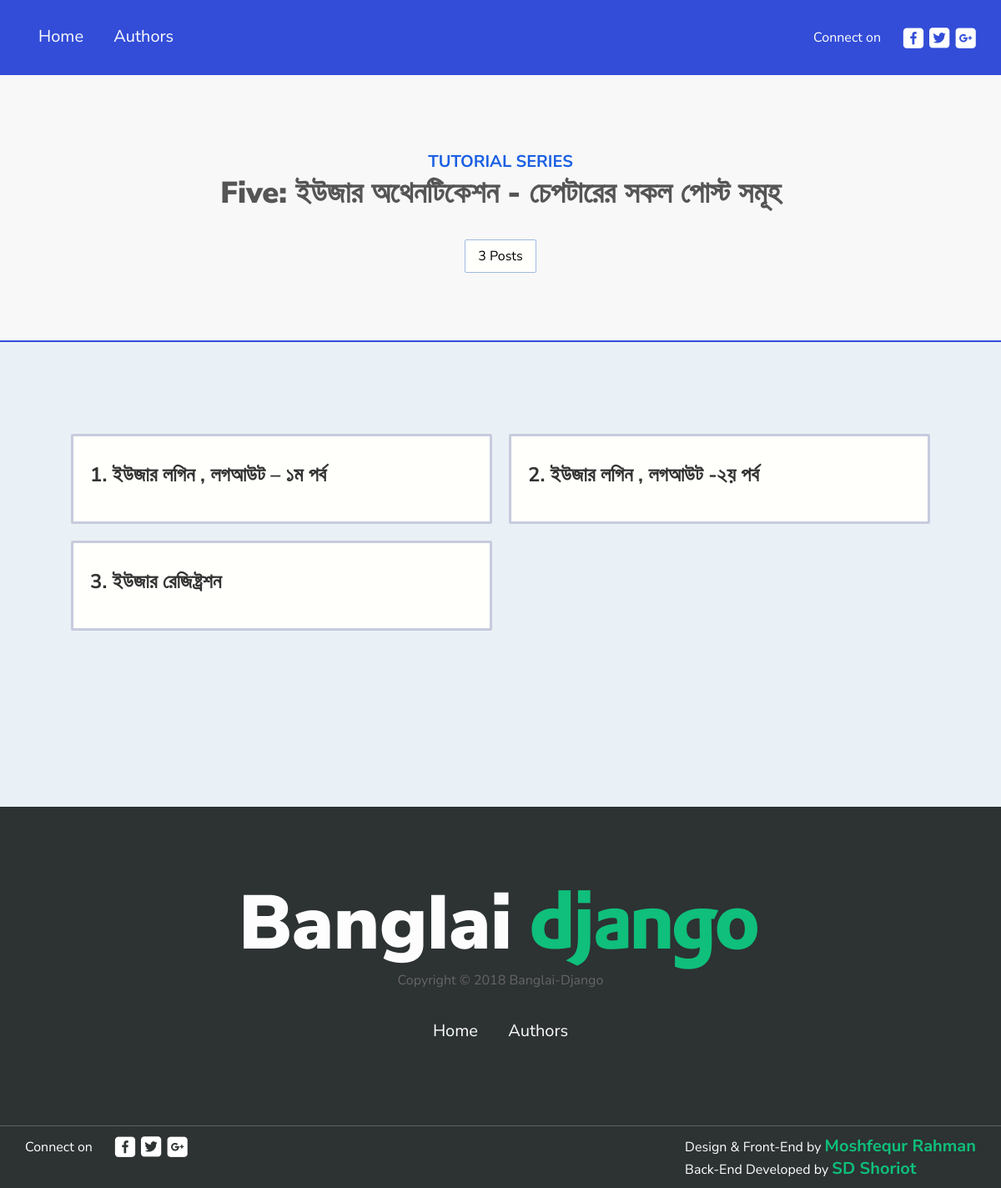
Screenshot of /posts_of_chapter/5 with the database file from the repository.
### blog/models.py (models this page shows, shortened)
class Chapter(models.Model):
	number = models.IntegerField()
	chapter_name = models.CharField(max_length=150)

class Post(models.Model):
	post_title = models.CharField(max_length=100)
	pub_date = models.DateTimeField(auto_now_add=True)
	author = models.ForeignKey(User, on_delete=models.SET_NULL, blank=True, null=True)
	post_serial_no = models.IntegerField()
	post_description = RichTextUploadingField()
	chapter = models.ForeignKey(Chapter, on_delete=models.CASCADE, related_name='post')
	category = models.ManyToManyField(Category)
	is_draft = models.BooleanField(default=False)
	objects = PostManager()

### blog/views.py (the view)
# urls.py: path('posts_of_chapter/<int:pk>', posts_of_chapter, name='posts_of_chapter'),
def posts_of_chapter(request, pk):
	chapter = get_object_or_404(Chapter, pk=pk)
	post = Post.objects.filter(chapter=chapter, is_draft=False)
	ctx = {'chapter': chapter, 'post': post}
	return render(request, 'blog/posts_of_chapter.html', ctx)

### templates/blog/posts_of_chapter.html (shortened to what this page needs)
{% load static %}
<!DOCTYPE html>
<html lang="en">
  <head>
    <link rel="stylesheet" href="https://stackpath.bootstrapcdn.com/font-awesome/4.7.0/css/font-awesome.min.css">
    <link href="/static/css/main.css" rel="stylesheet">
  </head>
  <body>
    <section class="post-nav">
      <header>
        <nav>
          <div class="nav-links">
            <div class="fixed-sidebar">
              <a href="/">Home</a>
              <a href="{% url 'total_author' %}">Authors</a>
            </div>
          </div>
          <div class="connect">
            <p>Connect on</p>
            <a href="https://www.facebook.com/groups/banglaidjango/"><img src="/static/img/facebook.png" alt=""></a>
            <a href="twitter.com"><img src="/static/img/twitter.png" alt=""></a>
            <a href="google.com"><img src="/static/img/google-plus.png" alt=""></a>
          </div>
        </nav>
      </header>
    </section>
    <section class="series-info">
      <div class="container">
        <h4>Tutorial series</h4>
        <h1>{{ chapter.chapter_name }} - চেপটারের সকল পোস্ট সমূহ</h1>
        <div class="counts">
          <span>{{ post.count }} Posts</span>
        </div>
      </div>
    </section>
    <section class="series-section">
      <div class="container">
        <div class="series-example">
          <div class="posts">
            {% for post in post %}
            <div class="post">
              <div class="post-box">
                <h1><a href="{% url 'post_detail' post.pk %}">{{ post.post_serial_no }}. {{ post.post_title }}</a></h1>
              </div>
            </div>
            {% endfor %}
          </div>
        </div>
      </div>
    </section>
    <footer>
      <div class="container">
        <img src="/static/img/logo.png" alt="">
        <p class="copyright">Copyright © 2018 Banglai-Django</p>
        <div class="nav-links footer-links">
          <a href="/">Home</a>
          <a href="{% url 'total_author' %}">Authors</a>
        </div>
      </div>
    </footer>
    <section class="credit">
      <div class="connect">
        <p>Connect on</p>
        <a href="https://www.facebook.com/groups/banglaidjango/"><img src="/static/img/facebook.png" alt=""></a>
        <a href="twitter.com"><img src="/static/img/twitter.png" alt=""></a>
        <a href="google.com"><img src="/static/img/google-plus.png" alt=""></a>
      </div>
      <div class="made-by">
        <span>Design & Front-End by <a href="https://www.facebook.com/mushfequrr1">Moshfequr Rahman</a></span>
        <span>Back-End Developed by <a href="https://www.facebook.com/shoriot">SD Shoriot</a></span>
      </div>
    </section>
  </body>
</html>

### static/css/main.css (style rules this page uses)
* { box-sizing: border-box; }
body { margin: 0; padding: 0; background: #F8F8F8; font-family: 'Noto Sans', sans-serif; font-family: 'Work Sans', sans-serif; font-family: 'Nunito Sans', sans-serif; }
header { padding: 30px; background-image: url(../img/header-bg.png); background-size: cover; background-position: bottom; background-repeat: no-repeat; }
nav { display: -webkit-flex; display: -moz-flex; display: -ms-flex; display: -o-flex; display: flex; flex-wrap: wrap; justify-content: space-between; color: #fff; }
.nav-links a { padding: 0 30px; padding: 0 15px; display: inline-block; text-decoration: none; color: #fdfdfd; margin: 0 1px; border-radius: 3px; font-size: 20px; }
.connect { display: -webkit-flex; display: -moz-flex; display: -ms-flex; display: -o-flex; display: flex; align-items: center; position: relative; top: -9px; }
.connect p { display: inline-block; margin-right: 20px; position: relative; top: -3px; color: #fff; }
.connect img { margin-left: 6px; transition: all .2s ease-in-out; }
::placeholder { color: #999; opacity: 1; }
.container { max-width: 1050px; margin: 0 auto; }
.posts { display: -webkit-flex; display: -moz-flex; display: -ms-flex; display: -o-flex; display: flex; flex-wrap: wrap; }
.post { width: 50%; padding: 10px; }
.post a { text-decoration: none; color: #333; }
.post-box { background: #FFFFFC; border: 3px solid #334DD8; border: 3px solid #c8cbdd; border-radius: 2px; padding: 20px; transition: .3s ease-in-out; }
.series-section { background: #EAF1F6; padding: 100px 0; }
.series-section h1 { text-align: center; font-size: 36px; color: #3F51B5; }
.series-section .post-box h1 { font-size: 24px; color: #333; text-align: left; }
.series-example { margin-bottom: 101px; }
footer { background: #2D3233; padding: 100px 0; padding-bottom: 0; text-align: center; }
footer .copyright { font-size: 16px; color: #666666; position: relative; top: -20px; }
footer .footer-links { padding: 100px 0; padding-top: 0; }
.credit { background: #2D3233; padding: 10px 30px; display: flex; align-items: center; justify-content: space-between; border-top: 1px solid #5C6263; }
.made-by { color: #fff; display: flex; flex-direction: column; align-items: flex-start; }
.made-by a { color: #0ebf7a; text-decoration: none; font-weight: bold; font-size: 20px; }
.series-info { padding: 90px 0; text-align: center; border-bottom: 2px solid #334DD8; }
.series-info h4, .series-info h1 { margin: 0; }
.series-info h4 { margin: 0; font-family: Nunito Sans; font-style: normal; font-weight: bold; line-height: normal; font-size: 20px; text-transform: uppercase; color: #1A5FE3; }
.series-info h1 { font-family: Nunito Sans; font-style: normal; font-weight: 900; line-height: normal; font-size: 36px; color: #555555; margin-bottom: 40px; }
.series-info span { background: #fff; padding: 8px 15px; background: #FFFFFC; border: 1px solid #A0BAE2; border-radius: 2px; }
.post-nav header { background: #334DD8; height: 90px; min-height: auto; }

### rows the page displays
Chapter: chapter_name "Five: ইউজার অথেনটিকেশন"
Post: post_serial_no "1", post_title "ইউজার লগিন , লগআউট – ১ম পর্ব"
Post: post_serial_no "2", post_title "ইউজার লগিন , লগআউট -২য় পর্ব"
Post: post_serial_no "3", post_title "ইউজার রেজিষ্ট্রশন"

### other values shown
{{ post.count }} "3"
